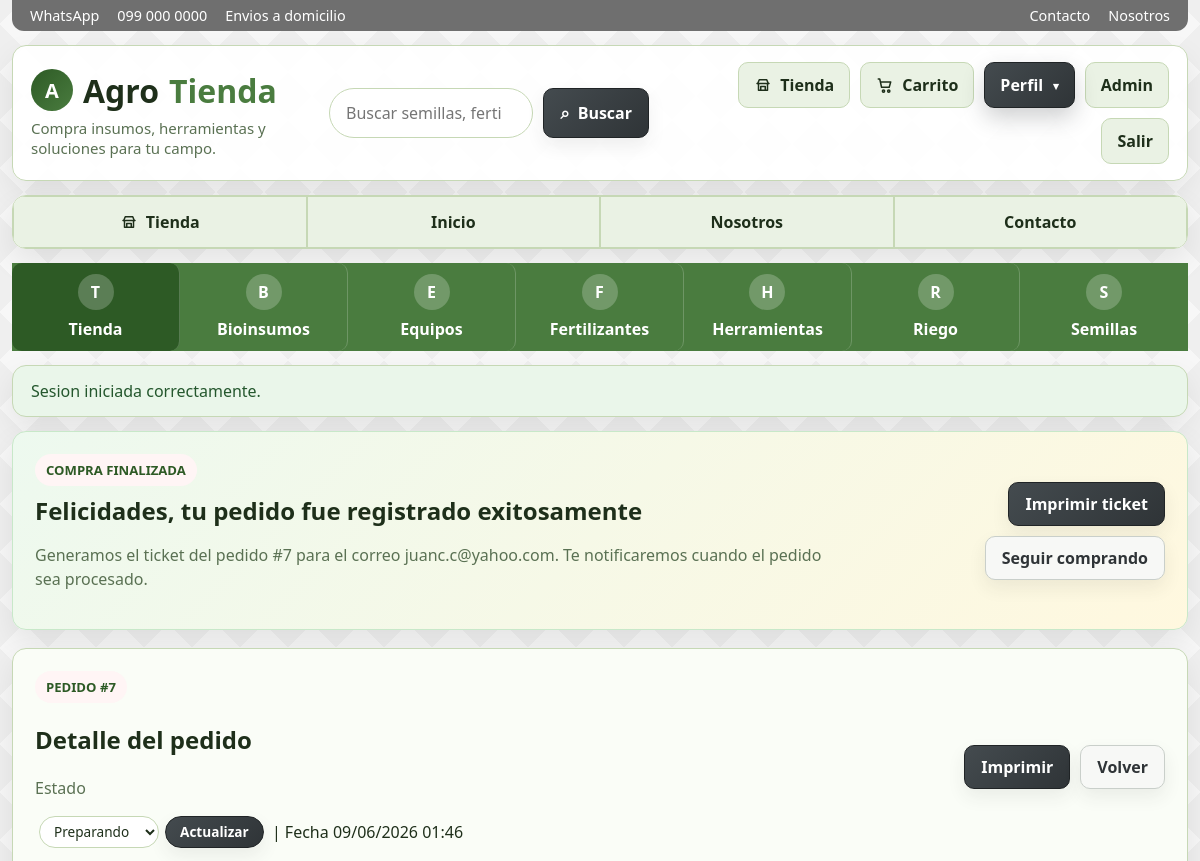
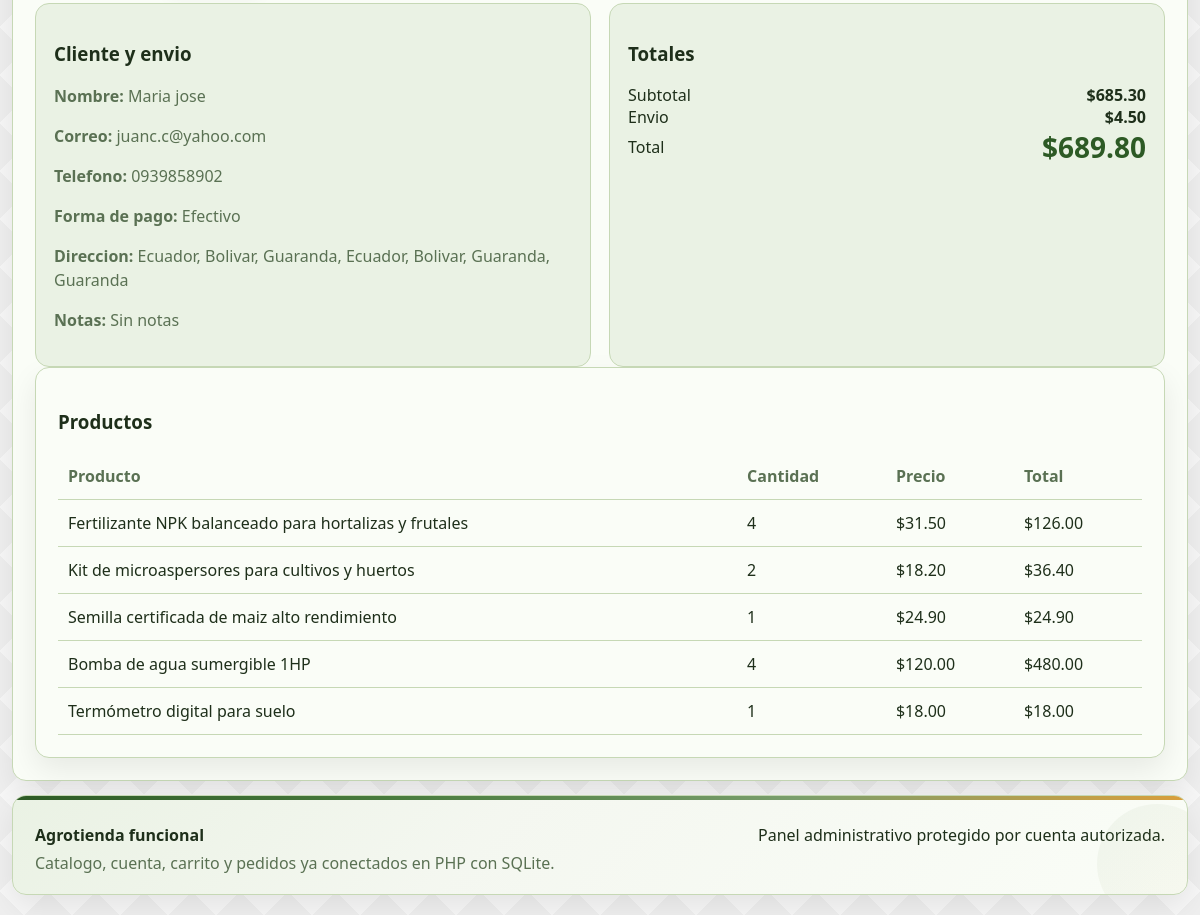
Screenshot of /order.php?id=7 (signed in) with the database file from the repository (2 pictures, top to bottom).
### tables this page shows
CREATE TABLE orders (
            id INTEGER PRIMARY KEY AUTOINCREMENT,
            user_id INTEGER NOT NULL,
            customer_name TEXT NOT NULL,
            customer_email TEXT NOT NULL,
            customer_phone TEXT NOT NULL,
            shipping_address TEXT NOT NULL,
            notes TEXT DEFAULT "",
            subtotal REAL NOT NULL,
            shipping REAL NOT NULL,
            total REAL NOT NULL,
            status TEXT NOT NULL DEFAULT "Pendiente",
            created_at TEXT NOT NULL, payment_method TEXT NOT NULL DEFAULT "Efectivo",
            FOREIGN KEY(user_id) REFERENCES users(id)
        );

CREATE TABLE order_items (
            id INTEGER PRIMARY KEY AUTOINCREMENT,
            order_id INTEGER NOT NULL,
            product_id INTEGER NOT NULL,
            product_name TEXT NOT NULL,
            quantity INTEGER NOT NULL,
            unit_price REAL NOT NULL,
            line_total REAL NOT NULL,
            FOREIGN KEY(order_id) REFERENCES orders(id),
            FOREIGN KEY(product_id) REFERENCES products(id)
        );

### app/bootstrap.php (called while the page is built, shortened)
<?php
function db(): PDO
{
    static $pdo = null;
    if ($pdo instanceof PDO) {
        return $pdo;
    }
    $needsSetup = !file_exists(DB_PATH);
    $pdo = new PDO('sqlite:' . DB_PATH);
    $pdo->setAttribute(PDO::ATTR_ERRMODE, PDO::ERRMODE_EXCEPTION);
    $pdo->setAttribute(PDO::ATTR_DEFAULT_FETCH_MODE, PDO::FETCH_ASSOC);
    $pdo->exec('PRAGMA foreign_keys = ON');
    if ($needsSetup) {
        initializeDatabase($pdo);
    } else {
        migrateDatabase($pdo);
    }
    return $pdo;
}
function migrateDatabase(PDO $pdo): void
{
    $columns = $pdo->query('PRAGMA table_info(products)')->fetchAll();
    $columnNames = array_column($columns, 'name');
    syncProductImages($pdo);
    migrateOrdersTable($pdo);
}
function migrateOrdersTable(PDO $pdo): void
{
    $columns = $pdo->query('PRAGMA table_info(orders)')->fetchAll();
    $columnNames = array_column($columns, 'name');
}
function syncProductImages(PDO $pdo): void
{
    $stmt = $pdo->prepare('UPDATE products SET image_url = :image_url WHERE name = :name');
    foreach (productSeedData() as $product) {
        $stmt->execute([
            'name' => $product['name'],
            'image_url' => $product['image_url'],
        ]);
    }
}
function currentUser(): ?array
{
    static $cached = null;
    if ($cached !== null) {
        return $cached;
    }
    $stmt = db()->prepare('SELECT * FROM users WHERE id = :id LIMIT 1');
    $stmt->execute(['id' => $_SESSION['user_id']]);
    $cached = $stmt->fetch() ?: null;
    return $cached;
}
function requireLogin(): array
{
    $user = currentUser();
    return $user;
}
function money(float $value): string
{
    return '$' . number_format($value, 2);
}
function e(string $value): string
{
    return htmlspecialchars($value, ENT_QUOTES, 'UTF-8');
}
function orderById(int $orderId, ?int $userId = null): ?array
{
    $sql = 'SELECT * FROM orders WHERE id = :id';
    $params = ['id' => $orderId];
    $stmt = db()->prepare($sql . ' LIMIT 1');
    $stmt->execute($params);
    $order = $stmt->fetch();
    $items = db()->prepare('SELECT * FROM order_items WHERE order_id = :order_id ORDER BY id ASC');
    $items->execute(['order_id' => $orderId]);
    $order['items'] = $items->fetchAll();
    return $order;
}

### order.php (the view, shortened to what this page needs)
<?php
require_once __DIR__ . '/app/layout.php';
$user = requireLogin();
$orderId = (int) ($_GET['id'] ?? 0);
$order = orderById($orderId, $user['role'] === 'admin' ? null : (int) $user['id']);
$allowedStatuses = ['Recibido', 'Preparando', 'Enviado', 'Entregado', 'Cancelado'];
?>
<section class="order-confirmation card">
  <div>
    <span class="eyebrow">Compra finalizada</span>
    <h2>Felicidades, tu pedido fue registrado exitosamente</h2>
    <p class="muted">Generamos el ticket del pedido #<?= (int) $order['id'] ?> para el correo <?= e($order['customer_email']) ?>. Te notificaremos cuando el pedido sea procesado.</p>
  </div>
  <div class="order-actions">
    <button class="btn primary" type="button" onclick="window.print()">Imprimir ticket</button>
    <a class="btn" href="store.php">Seguir comprando</a>
  </div>
</section>
<section class="card printable-order">
  <div class="line">
    <div>
      <span class="eyebrow">Pedido #<?= (int) $order['id'] ?></span>
      <h2>Detalle del pedido</h2>
      <p class="muted">
        <?php if ($user['role'] === 'admin'): ?>
          Estado
          <form method="post" style="display:inline-flex;gap:6px;align-items:center;margin:0 4px">
            <select name="status" style="width:auto;min-width:120px;border-radius:999px;padding:4px 10px;min-height:32px;font-size:0.85rem">
              <?php foreach ($allowedStatuses as $s): ?>
                <option value="<?= e($s) ?>" <?= $order['status'] === $s ? 'selected' : '' ?>><?= e($s) ?></option>
              <?php endforeach; ?>
            </select>
            <button class="btn primary" type="submit" style="min-height:32px;padding:0 14px;font-size:0.85rem;border-radius:999px">Actualizar</button>
          </form>
          | Fecha <?= e(date('d/m/Y H:i', strtotime($order['created_at']))) ?>
        <?php else: ?>
          Estado <?= e($order['status']) ?> | Fecha <?= e(date('d/m/Y H:i', strtotime($order['created_at']))) ?>
        <?php endif; ?>
      </p>
    </div>
    <div class="order-actions">
      <button class="btn primary" type="button" onclick="window.print()">Imprimir</button>
      <a class="btn" href="<?= $user['role'] === 'admin' ? 'admin.php' : 'account.php' ?>">Volver</a>
    </div>
  </div>
  <div class="grid-2">
    <article class="panel">
      <h3>Cliente y envio</h3>
      <p class="muted"><strong>Nombre:</strong> <?= e($order['customer_name']) ?></p>
      <p class="muted"><strong>Correo:</strong> <?= e($order['customer_email']) ?></p>
      <p class="muted"><strong>Telefono:</strong> <?= e($order['customer_phone']) ?></p>
      <p class="muted"><strong>Forma de pago:</strong> <?= e($order['payment_method'] ?? 'Efectivo') ?></p>
      <p class="muted"><strong>Direccion:</strong> <?= e($order['shipping_address']) ?></p>
      <p class="muted"><strong>Notas:</strong> <?= e($order['notes'] ?: 'Sin notas') ?></p>
    </article>
    <article class="panel">
      <h3>Totales</h3>
      <div class="line"><span>Subtotal</span><strong><?= money((float) $order['subtotal']) ?></strong></div>
      <div class="line"><span>Envio</span><strong><?= money((float) $order['shipping']) ?></strong></div>
      <div class="line"><span>Total</span><strong class="price"><?= money((float) $order['total']) ?></strong></div>
    </article>
  </div>
  <article class="card">
    <h3>Productos</h3>
    <table>
      <thead>
        <tr>
          <th>Producto</th>
          <th>Cantidad</th>
          <th>Precio</th>
          <th>Total</th>
        </tr>
      </thead>
      <tbody>
        <?php foreach ($order['items'] as $item): ?>
          <tr>
            <td><?= e($item['product_name']) ?></td>
            <td><?= (int) $item['quantity'] ?></td>
            <td><?= money((float) $item['unit_price']) ?></td>
            <td><?= money((float) $item['line_total']) ?></td>
          </tr>
        <?php endforeach; ?>
      </tbody>
    </table>
  </article>
</section>

### assets/app.css (style rules this page uses)
:root { --bg: #f4f7f0; --surface: #fafdf7; --surface-soft: #eaf2e4; --surface-muted: #dde8d4; --border: #c6d8b5; --text: #1e2f1a; --muted: #5a7153; --primary: #4a7c3f; --primary-dark: #2d5a25; --secondary: #7a9e6c; --accent: #d99f3c; --button-dark: #2f3437; --button-dark-hover: #444b4f; --button-dark-border: #202426; --success-bg: #eaf6ea; --success-text: #24572d; --danger-bg: #fdeaea; --danger-text: #8f2028; --shadow: 0 12px 30px rgba(0, 0, 0, 0.08); }
* { box-sizing: border-box; }
body { margin: 0; min-height: 100vh; font-family: "Segoe UI", Tahoma, Geneva, Verdana, sans-serif; background: linear-gradient(135deg, rgba(0, 0, 0, 0.03) 25%, transparent 25%) 0 0 / 48px 48px, linear-gradient(225deg, rgba(0, 0, 0, 0.03) 25%, transparent 25%) 0 0 / 48px 48px, linear-gradient(315deg, rgba(0, 0, 0, 0.03) 25%, transparent 25%) 0 0 / 48px 48px, linear-gradient(45deg, rgba(0, 0, 0, 0.03) 25%, transparent 25%) 0 0 / 48px 48px, #f7f7f7; color: var(--text); }
a { color: inherit; text-decoration: none; }
button, input, select, textarea { font: inherit; }
a, button, .btn, .nav a, .section-nav a, .category-link, .spotlight-card, .product { transition: background-color 180ms ease, border-color 180ms ease, color 180ms ease, box-shadow 180ms ease, transform 180ms ease, filter 180ms ease; }
.searchbar input, input, select, textarea { width: 100%; padding: 13px 16px; border-radius: 999px; border: 1px solid var(--border); background: #fff; color: var(--text); font-size: 16px; }
.nav a, .btn, .category-link, .section-nav a { display: inline-flex; align-items: center; justify-content: center; gap: 8px; border-radius: 10px; padding: 11px 15px; font-weight: 700; }
.grid-2, .grid-3, .grid-4, .split, .admin-layout { display: grid; gap: 18px; }
.grid-2 { grid-template-columns: repeat(2, minmax(0, 1fr)); }
.card, .store-hero, .promo-hero, .promo-banner-mini { background: var(--surface); border: 1px solid var(--border); border-radius: 14px; box-shadow: var(--shadow); }
.card, .store-toolbar { padding: 22px; }
.eyebrow { display: inline-block; width: fit-content; padding: 7px 11px; border-radius: 999px; background: rgba(255, 255, 255, 0.16); color: #fff; font-size: 0.82rem; font-weight: 800; text-transform: uppercase; }
.card .eyebrow, .section-head .eyebrow { background: #fff5f5; color: var(--primary-dark); }
.muted { color: var(--muted); line-height: 1.5; }
.btn { display: inline-flex; align-items: center; justify-content: center; gap: 8px; cursor: pointer; color: var(--button-dark); background: #f7f8f6; border: 1px solid #c9cfca; border-radius: 10px; text-align: center; min-height: 44px; padding: 0 16px; box-shadow: 0 8px 18px rgba(47, 52, 55, 0.08); }
.btn.primary { color: #fff; background: linear-gradient(135deg, var(--button-dark-hover), var(--button-dark)); border-color: var(--button-dark-border); }
.price { color: var(--primary-dark); font-size: 1.75rem; font-weight: 900; }
.order-confirmation { display: flex; justify-content: space-between; gap: 18px; align-items: center; background: linear-gradient(135deg, #edf9ef, #fff8df); border-color: #c8e8c9; }
.order-confirmation h2 { margin: 8px 0; }
.order-actions { display: flex; gap: 10px; flex-wrap: wrap; justify-content: flex-end; }
.row, .line, .actions, .table-actions { display: flex; gap: 12px; flex-wrap: wrap; align-items: center; }
.line { justify-content: space-between; }
.panel { padding: 18px; border-radius: 14px; border: 1px solid var(--border); background: var(--surface-soft); }
table { width: 100%; border-collapse: collapse; }
th, td { text-align: left; padding: 12px 10px; border-bottom: 1px solid var(--border); }
th { color: var(--muted); }

### rows the page displays
orders: id "7", customer_email "juanc.c@yahoo.com", created_at "09/06/2026 01:46", customer_name "Maria jose", customer_phone "0939858902", payment_method "Efectivo", shipping_address "Ecuador, Bolivar, Guaranda, Ecuador, Bolivar, Guaranda, Guaranda", notes "Sin notas", subtotal "$685.30", shipping "$4.50", total "$689.80"
order_items: product_name "Fertilizante NPK balanceado para hortalizas y frutales", quantity "4", unit_price "$31.50", line_total "$126.00"
order_items: product_name "Kit de microaspersores para cultivos y huertos", quantity "2", unit_price "$18.20", line_total "$36.40"
order_items: product_name "Semilla certificada de maiz alto rendimiento", quantity "1", unit_price "$24.90", line_total "$24.90"
order_items: product_name "Bomba de agua sumergible 1HP", quantity "4", unit_price "$120.00", line_total "$480.00"
order_items: product_name "Termómetro digital para suelo", quantity "1", unit_price "$18.00", line_total "$18.00"

### other values shown
substr($categoryLink, 0, 1) "B"
$categoryLink "Bioinsumos"
substr($categoryLink, 0, 1) "E"
$categoryLink "Equipos"
substr($categoryLink, 0, 1) "F"
$categoryLink "Fertilizantes"
substr($categoryLink, 0, 1) "H"
$categoryLink "Herramientas"
substr($categoryLink, 0, 1) "R"
$categoryLink "Riego"
substr($categoryLink, 0, 1) "S"
$categoryLink "Semillas"
$flash['message'] "Sesion iniciada correctamente."
form field status "Preparando"
